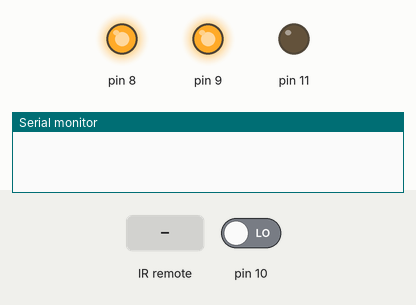
Recording of a sketch running on a simulated Arduino Uno, built with avr-gcc and run on an emulated ATmega328P. Parts: output pins drawn as LEDs (lit = HIGH), the last lines printed to the serial monitor. Dashed ring = blinking. The inputs (shaded band) are chosen by the test bench; at power-on: pin 10 LOW.

Above: at 1.2 s.
1.3 s: pin 10 driven HIGH
At 1.41 s:
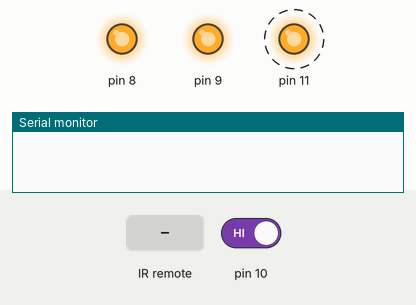
4.3 s: infrared code 0xFBE21D received
At 4.33 s:
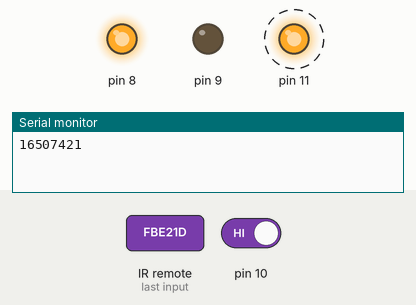
7.3 s: infrared code 0xFBE21D received
At 7.36 s:
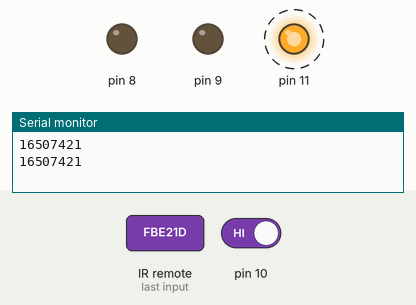
10.3 s: infrared code 0xFBE01F received
At 10.38 s:
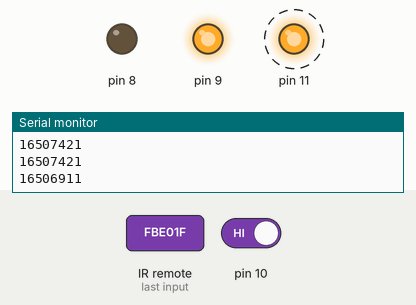
13.3 s: pin 10 driven LOW
At 14.0 s:
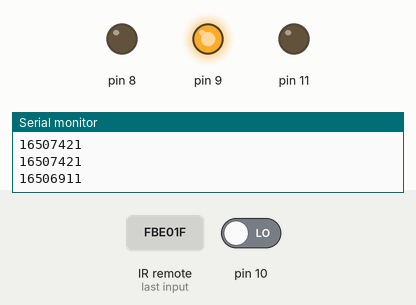
Timing chart, 0 to 15.8 s (numbered marks = the images above; inputs shaded):
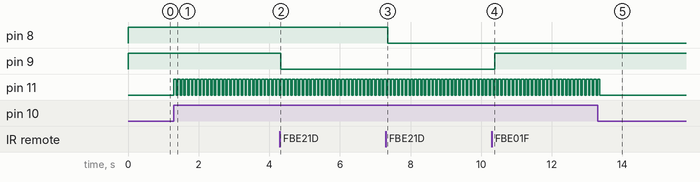

Measured:
- after the input at 1.3 s, pin 11: alternates HIGH for 0.07 s and LOW for 0.04 s, starting at once
- after the input at 4.3 s, pin 9: HIGH → LOW at once
- after the input at 7.3 s, pin 8: HIGH → LOW after 0.05 s
- after the input at 10.3 s, pin 9: LOW → HIGH after 0.08 s
- after the input at 13.3 s, pin 11: goes on until 13.4 s, then stays LOW

The sketch:

IRREMOTE.ino
```cpp
#include <IRremote.h>
#define RECV_PIN A1
IRrecv irrecv(RECV_PIN);
IRsend irsend;
decode_results results;
void setup() {
  pinMode(9,OUTPUT);
  pinMode(8,OUTPUT);
    pinMode(10,INPUT);
      pinMode(11,OUTPUT);
  Serial.begin(9600);
  irrecv.enableIRIn();
  digitalWrite(9,1);
  digitalWrite(8,1);
}
bool r1,r2,r3;
void loop() {
  if (irrecv.decode(&results)) {
    Serial.println(results.value);
switch(results.value){
case 16507421 :
r1 = !r1;
break;
case 16506911 :
r2 = ! r2;
break;
default :
break;
 }
 digitalWrite(8,r1);
 digitalWrite(9,r2);
    irrecv.resume();
  }
  if(digitalRead(10) == 1){
  for (int i = 0; i < 2; i++) {
    digitalWrite(11, HIGH);
    irsend.sendNEC(0x004eff71, 32);
    digitalWrite(11, LOW);
    delay(40);
  }
  }
}
```
